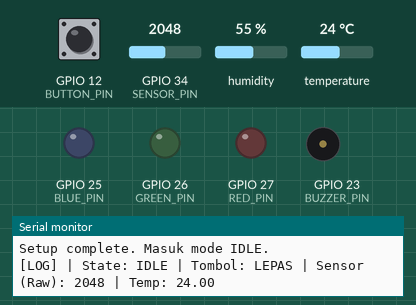
Recording of a sketch running on a simulated ESP32. Shown: output pins drawn as LEDs (lit = HIGH), buzzer (waves = sounding, pin HIGH), the last lines printed to the serial monitor. The inputs (shaded band) are chosen by the test bench; at power-on: GPIO 12 (BUTTON_PIN) HIGH, GPIO 34 (SENSOR_PIN) = 2048, humidity 55 %, temperature 24 °C. WiFi joins after 1.5 s; servers stay silent unless stated; random numbers use the default seed unless the sketch sets one; no MQTT or app messages arrive unless stated.

Above: at 2.7 s.
2.8 s: GPIO 12 (BUTTON_PIN) pulled LOW for 0.15 s
At 4.2 s:
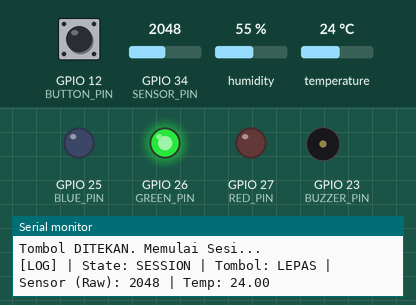
7.3 s: GPIO 34 (SENSOR_PIN) set to 1960
At 10.0 s:
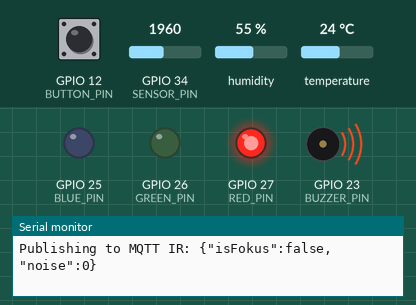
10.8 s: GPIO 12 (BUTTON_PIN) pulled LOW for 3.2 s
At 13.5 s:
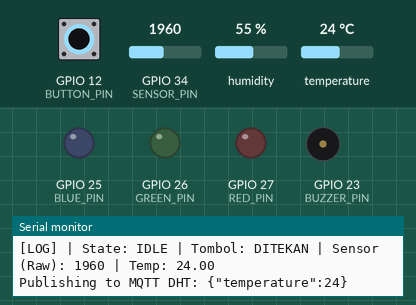
15.5 s: GPIO 12 (BUTTON_PIN) pulled LOW for 1 s
At 16.2 s:
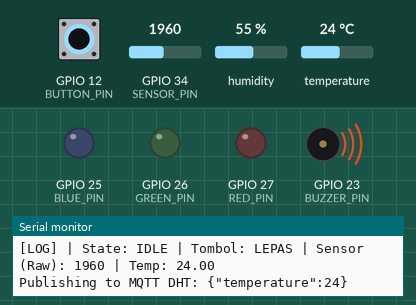
19.0 s: GPIO 12 (BUTTON_PIN) pulled LOW for 0.15 s
Timing chart, 0 to 23.5 s (numbered marks = the images above; inputs shaded):
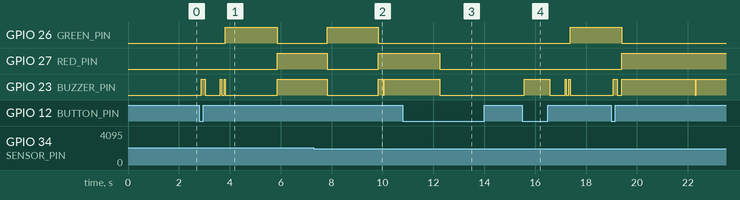

The sketch:

DYBRO.ino
```cpp
// --- Library Baru ---
#include <WiFi.h>
#include <PubSubClient.h>
#include <ArduinoJson.h>

// --- Library Lama ---
// #include <Adafruit_SSD1306.h> // DIHAPUS
// #include <Adafruit_GFX.h> // DIHAPUS
#include <DHT.h>
#include <math.h>

// --- Definisi Pin (SAMA) ---
#define DHTPIN 4
#define DHTTYPE DHT11
#define SENSOR_PIN 34
#define BUTTON_PIN 12
#define RED_PIN 27
#define GREEN_PIN 26
#define BLUE_PIN 25
#define BUZZER_PIN 23

// --- Pengaturan Layar (DIHAPUS) ---
// #define SCREEN_WIDTH 128
// #define SCREEN_HEIGHT 64

// --- Pengaturan Pomodoro (SAMA) ---
const unsigned long sessionDuration = 25 * 60 * 1000;
const unsigned long breakDuration = 5 * 60 * 1000;
const unsigned long pauseAutoResume = 2 * 60 * 1000;

// --- WiFi & MQTT (SAMA) ---
const char* ssid = "Nibba";
const char* password = "Yazidgei";
const char* mqtt_server = "broker.hivemq.com";
const int mqtt_port = 1883;


WiFiClient espClient;
PubSubClient client(espClient);

unsigned long lastMqttReconnectAttempt = 0;

// --- TOPIK MQTT (SAMA) ---
#define MQTT_TOPIC_DHT "sic/dibimbing/DoaIbuMenyertai/dht"
#define MQTT_TOPIC_IR "sic/dibimbing/DoaIbuMenyertai/ir"
#define MQTT_TOPIC_BUTTON "sic/dibimbing/DoaIbuMenyertai/button"

// --- Inisialisasi Library (DIUBAH) ---
// Adafruit_SSD1306 display(SCREEN_WIDTH, SCREEN_HEIGHT, &Wire, -1); // DIHAPUS
DHT dht(DHTPIN, DHTTYPE);

// --- Variabel State Machine (SAMA) ---
enum State { IDLE, SESSION, BREAK, PAUSED };
State currentState = IDLE;

// (Variabel state, timer, sensor SAMA)
unsigned long sessionStart = 0;
unsigned long lastSensorCalc = 0;
unsigned long lastInputLog = 0;
float lastTemp = 0.0;
unsigned long pauseStartTime = 0;
byte buttonState = HIGH;
byte lastButtonState = HIGH;
unsigned long lastDebounceTime = 0;
unsigned long buttonPressTime = 0;
unsigned long lastClickTime = 0;
bool buttonIsPressed = false;
bool longPressTriggered = false;
int clickCount = 0;

// --- PERBAIKAN TIMING TOMBOL ---
const long debounceDelay = 75;     // (Diubah dari 50)
const long multiClickDelay = 600;  // (Diubah dari 300)
const long longPressDelay = 1000;
// ---------------------------------

bool isFokus = false;
float sensorNoise = 0.0;
#define SENSOR_SAMPLE_SIZE 20
int sensorReadings[SENSOR_SAMPLE_SIZE];
int sensorIndex = 0;
unsigned long lastSensorReadTime = 0;
const int sensorReadInterval = 100;
#define NOISE_THRESHOLD 10.0

// --- Fungsi Helper WiFi & MQTT (SAMA) ---

void setup_wifi() {
  delay(10);
  Serial.println();
  Serial.print("Connecting to ");
  Serial.println(ssid);
  WiFi.begin(ssid, password);
  while (WiFi.status() != WL_CONNECTED) {
    delay(500);
    Serial.print(".");
  }
  Serial.println("\nWiFi connected");
  Serial.print("IP address: ");
  Serial.println(WiFi.localIP());
}

String getStatusString() {
  switch (currentState) {
    case IDLE: return "IDLE";
    case SESSION: return "SESSION";
    case BREAK: return "BREAK";
    case PAUSED: return "PAUSED";
    default: return "UNKNOWN";
  }
}

unsigned long getRemainingTime() {
  unsigned long elapsed = 0;
  unsigned long duration = 0;

  if (currentState == SESSION) {
    elapsed = millis() - sessionStart;
    duration = sessionDuration;
  } else if (currentState == BREAK) {
    elapsed = millis() - sessionStart;
    duration = breakDuration;
  } else if (currentState == PAUSED) {
    elapsed = pauseStartTime - sessionStart;
    duration = sessionDuration;
  } else {
    return 0;
  }

  if (elapsed >= duration) return 0;
  return (duration - elapsed) / 1000; // Sisa waktu dalam detik
}

// --- FUNGSI PUBLISH (SAMA) ---
void publishButtonState() {
  if (!client.connected()) return;

  StaticJsonDocument<128> doc;
  doc["state"] = getStatusString();
  doc["timeRemaining_s"] = getRemainingTime();

  char buffer[128];
  size_t n = serializeJson(doc, buffer);

  Serial.print("Publishing to MQTT Button: ");
  Serial.println(buffer);
  client.publish(MQTT_TOPIC_BUTTON, buffer, n);
}

void reconnect_mqtt() {
  while (!client.connected()) {
    Serial.print("Attempting MQTT connection...");
    String clientId = "JendelaFokus-";
    clientId += String(random(0xffff), HEX);

    if (client.connect(clientId.c_str())) {
      Serial.println("connected");
    } else {
      Serial.print("failed, rc=");
      Serial.print(client.state());
      Serial.println(" try again in 5 seconds");
      return;
    }
  }
}

// --- Setup (DIUBAH) ---
void setup() {
  Serial.begin(115200);
  Serial.println("\nBooting JendelaFokus (v6.0: Headless MQTT)...");

  pinMode(BUTTON_PIN, INPUT_PULLUP);
  pinMode(RED_PIN, OUTPUT);
  pinMode(GREEN_PIN, OUTPUT);
  pinMode(BLUE_PIN, OUTPUT);
  pinMode(BUZZER_PIN, OUTPUT);
  digitalWrite(BUZZER_PIN, LOW);
  setColor(0, 0, 0);
  dht.begin();
  Serial.println("Sensors and outputs OK.");

  setup_wifi();
  client.setServer(mqtt_server, mqtt_port);

  // Blok Inisialisasi OLED DIHAPUS
  // if (!display.begin(SSD1306_SWITCHCAPVCC, 0x3C)) { ... }
  // Serial.println("OLED display OK."); // DIHAPUS

  Serial.print("Mengkalibrasi Sensor... Baca nilai awal: ");
  int initialSensorValue = analogRead(SENSOR_PIN);
  for (int i = 0; i < SENSOR_SAMPLE_SIZE; i++) {
    sensorReadings[i] = initialSensorValue;
  }
  Serial.println(initialSensorValue);

  // showMessage("JendelaFokus", "Tekan untuk Mulai"); // DIHAPUS
  Serial.println("Setup complete. Masuk mode IDLE.");
}

// --- Loop (SAMA) ---
void loop() {

  // PRIORITAS #1: BACA TOMBOL
  handleButton();
  checkButtonActions();

  // Prioritas #2: Jaga Koneksi MQTT
  if (!client.connected()) {
    if (millis() - lastMqttReconnectAttempt > 5000) {
      lastMqttReconnectAttempt = millis();
      reconnect_mqtt();
    }
  }
  client.loop();

  // Prioritas #3: Logika State Machine
  switch (currentState) {
    case IDLE:
      handleIdleState();
      break;
    case SESSION:
      handleSessionState();
      break;
    case BREAK:
      handleBreakState();
      break;
    case PAUSED:
      handlePausedState();
      break;
  }

  // Prioritas #4: Sensor & Logging

  if (millis() - lastSensorReadTime >= sensorReadInterval) {
    lastSensorReadTime = millis();
    sensorReadings[sensorIndex] = analogRead(SENSOR_PIN);
    sensorIndex++;
    if (sensorIndex >= SENSOR_SAMPLE_SIZE) {
      sensorIndex = 0;
    }
  }

  if (currentState == SESSION && (millis() - lastSensorCalc >= 2000)) {
    lastSensorCalc = millis();
    lastTemp = dht.readTemperature();
    sensorNoise = calculateStdDev(sensorReadings, SENSOR_SAMPLE_SIZE);
    isFokus = (sensorNoise > NOISE_THRESHOLD);

    Serial.print("--- SESI UPDATE --- | ");
    Serial.print("Sensor Noise (StdDev): "); Serial.print(sensorNoise);
    Serial.print(" | Fokus: "); Serial.print(isFokus ? "AKTIF" : "DIAM");
    Serial.print(" | Temp: "); Serial.println(lastTemp);

    if (client.connected()) {
      StaticJsonDocument<128> doc;
      doc["isFokus"] = isFokus;
      doc["noise"] = sensorNoise;
      char buffer[128];
      size_t n = serializeJson(doc, buffer);
      Serial.print("Publishing to MQTT IR: ");
      Serial.println(buffer);
      client.publish(MQTT_TOPIC_IR, buffer, n);
    }
  }

  if (millis() - lastInputLog >= 2000) {
    lastInputLog = millis();
    float logTemp = dht.readTemperature();
    int logButton = digitalRead(BUTTON_PIN);
    int logSensor = analogRead(SENSOR_PIN);

    Serial.print("[LOG] | ");
    Serial.print("State: "); Serial.print(getStatusString());
    Serial.print(" | Tombol: "); Serial.print(logButton == LOW ? "DITEKAN" : "LEPAS");
    Serial.print(" | Sensor (Raw): "); Serial.print(logSensor);
    Serial.print(" | Temp: "); Serial.println(logTemp);

    if (client.connected()) {
      StaticJsonDocument<64> doc;
      doc["temperature"] = logTemp;
      char buffer[64];
      size_t n = serializeJson(doc, buffer);
      Serial.print("Publishing to MQTT DHT: ");
      Serial.println(buffer);
      client.publish(MQTT_TOPIC_DHT, buffer, n);
    }
  }
}

// --- Fungsi Button Handler (SAMA) ---
void handleButton() {
  int reading = digitalRead(BUTTON_PIN);
  if (reading != lastButtonState) {
    lastDebounceTime = millis();
  }
  if ((millis() - lastDebounceTime) > debounceDelay) {
    if (reading != buttonState) {
      buttonState = reading;
      if (buttonState == LOW) {
        digitalWrite(BUZZER_PIN, HIGH);
        buttonIsPressed = true;
        longPressTriggered = false;
        buttonPressTime = millis();
      } else {
        digitalWrite(BUZZER_PIN, LOW);
        buttonIsPressed = false;
        if (!longPressTriggered) {
          clickCount++;
          lastClickTime = millis();
        }
      }
    }
  }
  lastButtonState = reading;
}

// --- Fungsi Button Actions (SAMA) ---
void checkButtonActions() {
  if (buttonIsPressed && !longPressTriggered) {
    if (millis() - buttonPressTime > longPressDelay) {
      Serial.println("Aksi: Long Press Terdeteksi!");
      handleLongPress();
      longPressTriggered = true;
      clickCount = 0;
    }
  }
  if (clickCount > 0 && !buttonIsPressed && (millis() - lastClickTime > multiClickDelay)) {
    if (clickCount == 1) {
      Serial.println("Aksi: Single Click Terdeteksi!");
      handleSingleClick();
    }
    if (clickCount == 2) {
      Serial.println("Aksi: Double Click Terdeteksi!");
      handleDoubleClick();
    }
    clickCount = 0;
  }
}

// --- Fungsi Aksi Tombol (DIUBAH) ---
void handleSingleClick() {
  if (currentState == IDLE) {
    Serial.println("Tombol DITEKAN. Memulai Sesi...");
    currentState = SESSION;
    sessionStart = millis();
    isFokus = true;
    // showMessage("Sesi Dimulai", "25:00"); // DIHAPUS
    playStartSound();
    lastSensorCalc = millis();
    lastSensorReadTime = millis();
    publishButtonState();
  }
}

void handleDoubleClick() {
  if (currentState == SESSION) {
    currentState = PAUSED;
    pauseStartTime = millis();
    unsigned long timeElapsedSoFar = pauseStartTime - sessionStart;
    Serial.println("Sesi di-PAUSE.");
    // showMessage("DiJeda", formatTime(sessionDuration - timeElapsedSoFar)); // DIHAPUS
    setColor(255, 165, 0); // Oranye
    playNudgeSound();
    publishButtonState();
  } else if (currentState == PAUSED) {
    currentState = SESSION;
    unsigned long pauseDuration = millis() - pauseStartTime;
    sessionStart += pauseDuration;
    Serial.println("Sesi di-LANJUTKAN.");
    playStartSound();
    publishButtonState();
  }
}

void handleLongPress() {
  if (currentState == SESSION || currentState == BREAK || currentState == PAUSED) {
    Serial.println("Sesi di-STOP. Kembali ke IDLE.");
    currentState = IDLE;
    // showMessage("Dibatalkan", "Tekan untuk Mulai"); // DIHAPUS
    playEndSound();
    setColor(0, 0, 0);
    clickCount = 0;
    publishButtonState();
  }
}

// --- Fungsi State Machine (DIUBAH) ---

void handleIdleState() {
  setColor(0, 0, 0);
}

void handlePausedState() {
  setColor(255, 165, 0); // Oranye
  unsigned long timeSincePaused = millis() - pauseStartTime;

  if (timeSincePaused >= pauseAutoResume) {
    currentState = SESSION;
    sessionStart += timeSincePaused;
    Serial.println("Sesi di-LANJUTKAN (Otomatis dari Pause).");
    playStartSound();
    publishButtonState();
  } else {
    // Logika showMessage DIHAPUS
    delay(100);
  }
}

void handleSessionState() {
  unsigned long elapsed = millis() - sessionStart;

  if (elapsed >= sessionDuration) {
    Serial.println("Sesi Selesai, Mulai Istirahat.");
    currentState = BREAK;
    sessionStart = millis();
    // showMessage("Istirahat!", "05:00"); // DIHAPUS
    setColor(0, 0, 255);
    playEndSound();
    publishButtonState();
  } else {
    if (isFokus) {
      setColor(0, 255, 0);
      // Logika showMessage DIHAPUS
    } else {
      setColor(255, 0, 0);
      // Logika showMessage DIHAPUS
      playNudgeSound();
    }
  }
}


void handleBreakState() {
  unsigned long elapsed = millis() - sessionStart;
  // showMessage("Istirahat", timeRemaining); // DIHAPUS

  if (elapsed >= breakDuration) {
    Serial.println("Istirahat Selesai.");
    currentState = IDLE;
    // showMessage("Selesai!", "Tekan untuk Mulai"); // DIHAPUS
    playEndSound();
    setColor(0, 0, 0);
    publishButtonState();
  }
  delay(100);
}

// --- Fungsi Helper (DIUBAH) ---

float calculateStdDev(int arr[], int n) {
  if (n == 0) return 0.0;
  float sum = 0.0, mean, stdDev = 0.0;
  for (int i = 0; i < n; i++) {
    sum += arr[i];
  }
  mean = sum / n;
  for (int i = 0; i < n; i++) {
    stdDev += pow(arr[i] - mean, 2);
  }
  return sqrt(stdDev / n);
}

void setColor(int r, int g, int b) {
  analogWrite(RED_PIN, r);
  analogWrite(GREEN_PIN, g);
  analogWrite(BLUE_PIN, b);
}

// Fungsi showMessage() DIHAPUS
/*
void showMessage(String line1, String line2) {
  display.clearDisplay();
  ...
}
*/

String formatTime(unsigned long ms) {
  unsigned long totalSeconds = ms / 1000;
  int minutes = totalSeconds / 60;
  int seconds = totalSeconds % 60;
  char timeStr[6];
  sprintf(timeStr, "%02d:%02d", minutes, seconds);
  return String(timeStr);
}

void playNudgeSound() {
  digitalWrite(BUZZER_PIN, HIGH);
  delay(50);
  digitalWrite(BUZZER_PIN, LOW);
}

void playStartSound() {
  playNudgeSound();
  delay(100);
  playNudgeSound();
}

void playEndSound() {
  digitalWrite(BUZZER_PIN, HIGH);
  delay(300);
  digitalWrite(BUZZER_PIN, LOW);
}
```

Measured:
- after the input at 2.8 s, GPIO 26 (GREEN_PIN): LOW → HIGH after 1.0 s, → LOW 2.0 s later; GPIO 27 (RED_PIN): LOW → HIGH after 3.1 s; GPIO 23 (BUZZER_PIN): goes HIGH 0.15 s, LOW 0.60 s, HIGH 0.05 s, LOW 0.10 s, HIGH 0.05 s, LOW 2.0 s, then HIGH, starting after 0.08 s
- after the input at 7.3 s, GPIO 26 (GREEN_PIN): LOW → HIGH after 0.54 s, → LOW 2.0 s later; GPIO 27 (RED_PIN): HIGH → LOW after 0.54 s, → HIGH 2.0 s later
- after the input at 10.8 s, GPIO 27 (RED_PIN): HIGH → LOW after 1.4 s
- after the input at 15.5 s, GPIO 26 (GREEN_PIN): LOW → HIGH after 1.9 s; GPIO 23 (BUZZER_PIN): goes HIGH 1.0 s, LOW 0.60 s, HIGH 0.05 s, LOW 0.10 s, HIGH 0.05 s, then LOW, starting after 0.08 s
